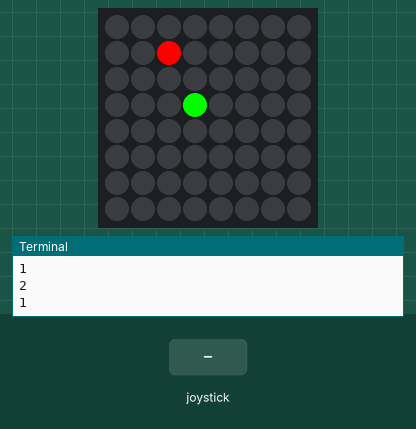
A program run on a simulated Raspberry Pi (BCM pin numbers) with a Sense HAT. Shown: the Sense HAT's 8×8 RGB LED matrix, the last lines printed to the terminal. Inputs (shaded band) come from the test bench. Random numbers come from a fixed seed; the 64×8 strip is a reading aid, not a part: it shows the text the matrix is scrolling, unrolled, one strip-width of it at a time.

Above: at 5.8 s.
5.9 s: joystick pushed up
At 6.73 s:
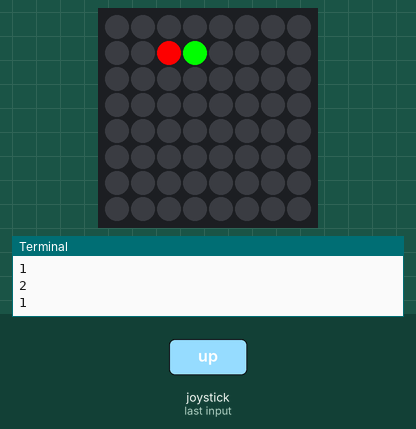
21.2 s: joystick pushed down
At 24.15 s:
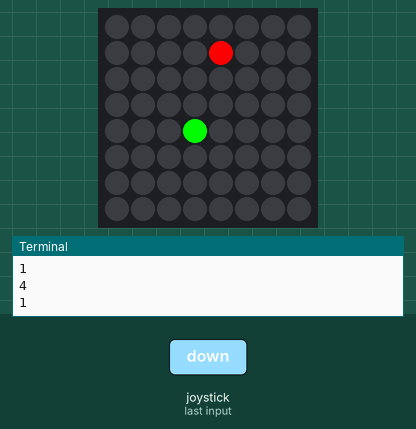
26.5 s: joystick pushed left
At 42.28 s:
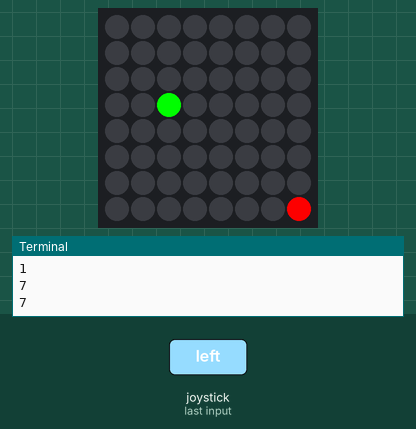
44.3 s: joystick pushed right
At 78.5 s:
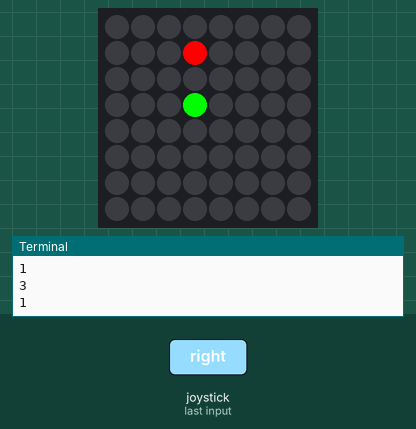

The program:

snake_sense_joystick.py
```python
from sense_hat import SenseHat
from time import sleep
import random

sense = SenseHat()

GREEN = (0, 255, 0)
RED = (255, 0, 0)
YELLOW = (255, 255, 0)
START_DELAY = 3
MATRIX_MIN_VALUE = 0
MATRIX_MAX_VALUE = 7
MATRIX_SIZE = 8

def growSnake():
    snakePosX.append(0)
    snakePosY.append(0)

def generateFood():
   foodPosXY = []
   while True:
        foodPosX = random.randint(0,7)
        foodPosY = random.randint(0,7)
        #find food spot that is not on top of the snake
        if (foodPosX != snakePosX[0] or foodPosY != snakePosY[0]):
            foodPosXY.append(foodPosX)
            foodPosXY.append(foodPosY)
            return foodPosXY

def move(movementX, movementY):
    for event in sense.stick.get_events():
        #move left if not moving right
        if event.direction == "left" and movementX != 1:
            movementX = -1
            movementY = 0
        #move right if not moving left
        elif event.direction == "right" and movementX != -1:
            movementX = 1
            movementY = 0
        #move up if not moving down
        elif event.direction == "up" and movementY != 1:
            movementX = 0
            movementY = -1
        #move down if not moving up
        elif event.direction == "down" and movementY != -1:
            movementX = 0
            movementY = 1
    movement = []
    movement.append(movementX)
    movement.append(movementY)
    return movement

def death(snakeX, snakeY):
    gameOver = False
    for i in range(1, len(snakeX)):
        if snakeX[i] == snakeX[0] and snakeY[i] == snakeY[0]:
            gameOver = True
    return gameOver

while True:
    gameOver = False
    growSnake = False
    randomFood = False
    movementDelay = 0.35
    movement = [0,0]
    wrappedSnake = [0,0]
    score = 0

    sense.clear()
    sense.show_message("SNAKEY")

    snakePosX = [3]
    snakePosY = [3]

    sense.clear()
    foodPos = generateFood()
    sense.set_pixel(foodPos[0], foodPos[1], RED)

    #show snake
    sense.set_pixel(snakePosX[0], snakePosY[0], GREEN)

    #start movement
    while not gameOver:
        #if snake eats food
        if snakePosX[0] == foodPos[0] and snakePosY[0] == foodPos[1]:
            score += 1
            foodPos = generateFood()
            snakePosX.append(0)
            snakePosY.append(0)

        #check if snake bites itsel
        gameOver = death(snakePosX, snakePosY)

        #Move Snake
        for i in range ((len(snakePosX) - 1), 0, -1):
            snakePosX[i] = snakePosX[i-1]
            snakePosY[i] = snakePosY[i-1]

        movement = move(movement[0], movement[1])
        snakePosX[0] += movement[0]
        snakePosY[0] += movement[1]

        if snakePosX[0] > MATRIX_MAX_VALUE or snakePosX[0] < MATRIX_MIN_VALUE:
            gameOver = True

        if snakePosY[0] > MATRIX_MAX_VALUE or snakePosY[0] < MATRIX_MIN_VALUE:
            gameOver = True

        if gameOver:
            sense.clear()
            sense.show_message("slaughtered")
            sense.show_message("Score: {}".format(score))
            score = 0
            break

        #Update Matix
        sense.clear()
        for x,y in zip(snakePosX, snakePosY):
            sense.set_pixel(x, y, GREEN)
        print(foodPos[0])
        print(foodPos[1])
        sense.set_pixel(foodPos[0], foodPos[1], RED)
        sleep(movementDelay)
```

Measured:
- after the input at 5.9 s, the LEDs: first change after 0.31 s (image 1 shows a later state)
